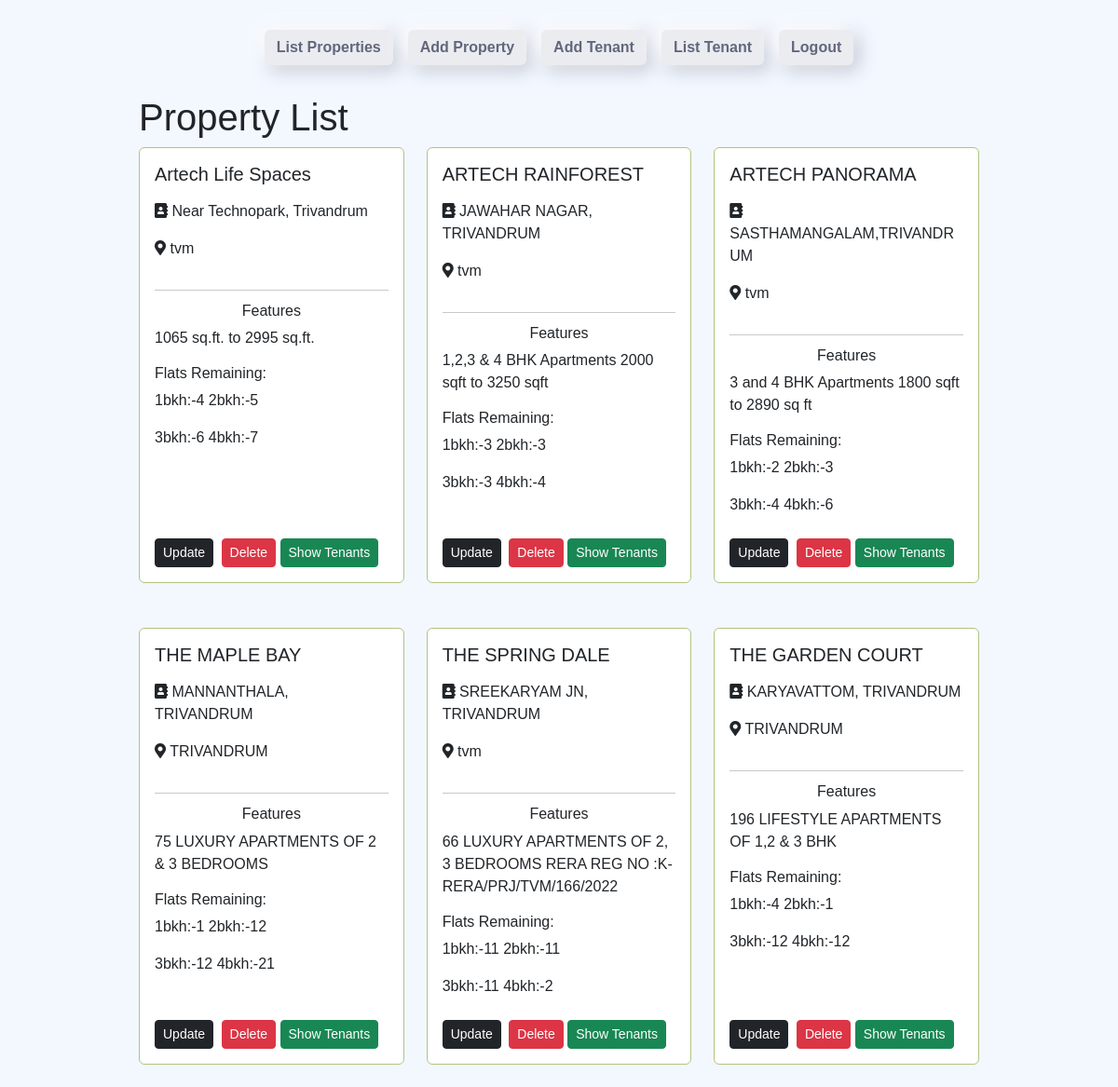
The app's page /properties/ (signed in) with its own data.
### estate_admin/models.py (models this page shows, shortened)
class Property(models.Model):
    name = models.CharField(max_length=255)
    address = models.TextField()
    location = models.TextField(default='tvm')
    features = models.TextField(default='superb')
    flats_1bhk = models.PositiveIntegerField(default=0)
    flats_2bhk = models.PositiveIntegerField(default=0)
    flats_3bhk = models.PositiveIntegerField(default=0)
    flats_4bhk = models.PositiveIntegerField(default=0)
    cost_1bhk = models.DecimalField(max_digits=10, decimal_places=2, default=0.0)
    cost_2bhk = models.DecimalField(max_digits=10, decimal_places=2, default=0.0)
    cost_3bhk = models.DecimalField(max_digits=10, decimal_places=2, default=0.0)
    cost_4bhk = models.DecimalField(max_digits=10, decimal_places=2, default=0.0)

### estate_admin/views.py (the view)
# urls.py: path('properties/', views.list_properties, name='list_properties'),
@login_required
def list_properties(request):
    properties = Property.objects.all()
    return render(request, 'estate_admin/list_properties.html', {'properties': properties})

### estate_admin/templates/estate_admin/list_properties.html
{% extends "estate_admin/index.html" %}
{% load static %}
{% block content %}
<link rel="stylesheet" href="{% static 'estate_admin/list_properties.css' %}">
<div class="container">
  <h1 class="mt-4 mb-2">Property List</h1>
  <div class="row row-cols-1 row-cols-md-3 g-4">
    {% for property in properties %}
      <div class="col mb-4">
        <div class="card h-100">
          <div class="card-body d-flex flex-column">
            <h5 class="card-title">{{ property.name }}</h5>
            <p class="card-text mt-2"><i class="fas fa-address-book"></i> {{ property.address }}</p>
            <p class="card-text"><i class="fas fa-map-marker-alt"></i> {{ property.location }}</p>
            <hr>
            <h6 class="card-subtitle mb-2 text-center">Features</h6>
            <p class="card-text">{{ property.features }}</p>
            <h6> Flats Remaining: </h6>
            <p> 1bkh:-{{ property.flats_1bhk }} <a> 2bkh:-{{ property.flats_2bhk }}</a></p>
            <p> 3bkh:-{{ property.flats_3bhk }} <a> 4bkh:-{{ property.flats_4bhk }}</a></p>
            <div class="mt-auto pt-2">
              <a href="{% url 'update_property' property_id=property.id %}" class="btn btn-dark btn-sm me-1">Update</a>
              <a href="{% url 'delete_property' property_id=property.id %}" class="btn  btn-danger btn-sm">Delete</a>
              <a href="{% url 'property-tenants' property_id=property.id %}" class="btn btn-success btn-sm">Show Tenants</a>
            </div>
          </div>
        </div>
      </div>
    {% endfor %}
  </div>
</div>
{% endblock content %}

### estate_admin/static/estate_admin/styles.css (style rules this page uses)
body { background-color: #F3F8FF; font-family: 'Lucida Sans', 'Lucida Sans Regular', 'Lucida Grande', 'Lucida Sans Unicode', Geneva, Verdana, sans-serif; }
:root { --color-shadow: #BABECC; --color-white: #FFF; }

### estate_admin/static/estate_admin/list_properties.css (style rules this page uses)
.container { min-height: 100vh; }
.card { border-color:#B1C381 ; }

### records on screen
Property: name "Artech Life Spaces", address "Near Technopark, Trivandrum", location "tvm", features "1065 sq.ft. to 2995 sq.ft.", flats_1bhk "4", flats_2bhk "5", flats_3bhk "6", flats_4bhk "7"
Property: name "ARTECH RAINFOREST", address "JAWAHAR NAGAR, TRIVANDRUM", location "tvm", features "1,2,3 & 4 BHK Apartments 2000 sqft to 3250 sqft", flats_1bhk "3", flats_2bhk "3", flats_3bhk "3", flats_4bhk "4"
Property: name "ARTECH PANORAMA", address "SASTHAMANGALAM,TRIVANDRUM", location "tvm", features "3 and 4 BHK Apartments 1800 sqft to 2890 sq ft", flats_1bhk "2", flats_2bhk "3", flats_3bhk "4", flats_4bhk "6"
Property: name "THE MAPLE BAY", address "MANNANTHALA, TRIVANDRUM", location "TRIVANDRUM", features "75 LUXURY APARTMENTS OF 2 & 3 BEDROOMS", flats_1bhk "1", flats_2bhk "12", flats_3bhk "12", flats_4bhk "21"
Property: name "THE SPRING DALE", address "SREEKARYAM JN, TRIVANDRUM", location "tvm", features "66 LUXURY APARTMENTS OF 2, 3 BEDROOMS RERA REG NO :K-RERA/PRJ/TVM/166/2022", flats_1bhk "11", flats_2bhk "11", flats_3bhk "11", flats_4bhk "2"
Property: name "THE GARDEN COURT", address "KARYAVATTOM, TRIVANDRUM", location "TRIVANDRUM", features "196 LIFESTYLE APARTMENTS OF 1,2 & 3 BHK", flats_1bhk "4", flats_2bhk "1", flats_3bhk "12", flats_4bhk "12"
